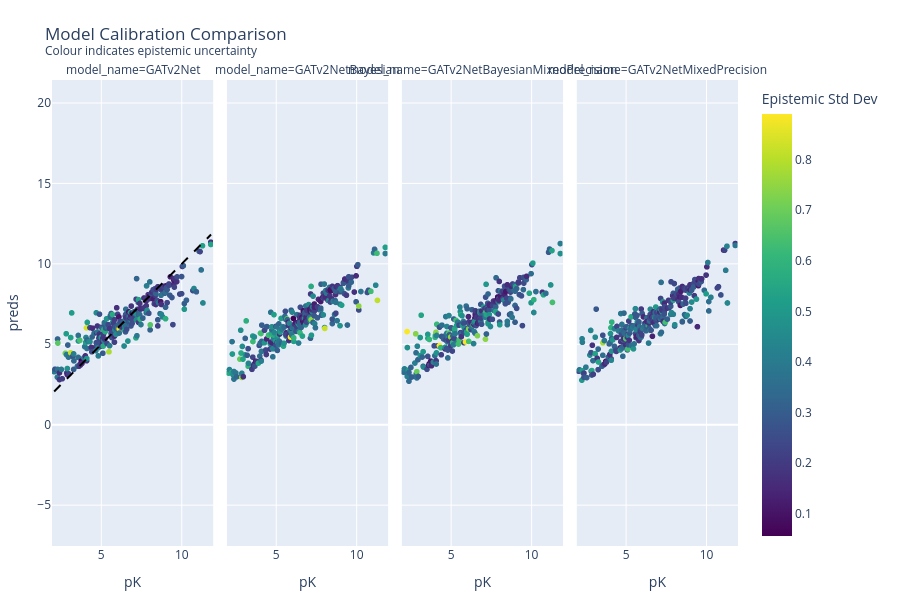

Write notebook code for a chart like this one.
### Markdown cell above
## §3 Predicted vs True
Colour and error bars show epistemic std (ensemble disagreement).

### Code cell
def plot_pred_vs_true(
    df,
    truth_col,
    pred_col,
    uid_col,
    std_col="epistemic_std",
    facet_col="model_name",
    title=None,
    subtitle=None,
    height=600,
):
    import plotly.express as px
    import plotly.graph_objects as go

    scatter_cols = [truth_col, pred_col, uid_col, std_col]
    if facet_col in df.columns:
        scatter_cols.append(facet_col)

    plot_df = df.select(scatter_cols).drop_nulls()

    x_min = float(plot_df[truth_col].min())
    x_max = float(plot_df[truth_col].max())
    x_range = [x_min, x_max]

    # Custom title handling
    if title is None:
        title = f"Predicted vs True"
    if subtitle:
        title = f"{title}<br><sup>{subtitle}</sup>"

    fig = px.scatter(
        plot_df.to_dict(as_series=False),
        x=truth_col,
        y=pred_col,
        color=std_col,
        color_continuous_scale="Viridis",
        facet_col=facet_col if facet_col in plot_df.columns else None,
        hover_data={
            uid_col: True,
            truth_col: ":.4f",
            pred_col: ":.4f",
            std_col: ":.4f",
        },
        title=title,
        height=height,
    )

    # Add y=x reference line correctly across facets
    fig.add_shape(
        type="line",
        x0=x_min,
        y0=x_min,
        x1=x_max,
        y1=x_max,
        line=dict(dash="dash", color="black"),
        xref="x",
        yref="y",
    )

    # Force identical axis ranges (important for comparison)
    fig.update_xaxes(range=x_range, scaleanchor="y")
    fig.update_yaxes(range=x_range)

    fig.update_layout(
        coloraxis_colorbar=dict(title="Epistemic Std Dev"),
        margin=dict(l=40, r=40, t=80, b=40),
    )

    return fig

fig = plot_pred_vs_true(
    df,
    TRUTH_COL,
    PRED_COL,
    UID_COL,
    title="Model Calibration Comparison",
    subtitle="Colour indicates epistemic uncertainty",
)
fig.show()

### Figure 1 — Plotly figure (JSON) as saved in the notebook; plotly's stock layout.template omitted (floating-point values rounded to 4 significant figures; data arrays with more than 128 entries replaced by an {"elided": "..."} marker saying what was removed)
{"data": [{"customdata": {"elided": "277x2 mixed values"}, "hovertemplate": "model_name=GATv2Net<br>pK=%{x:.4f}<br>preds=%{y:.4f}<br>unique_id=%{customdata[0]}<br>epistemic_std=%{marker.color:.4f}<extra></extra>", "legendgroup": "", "marker": {"color": {"elided": "277 float values"}, "coloraxis": "coloraxis", "symbol": "circle"}, "mode": "markers", "name": "", "showlegend": false, "type": "scattergl", "x": {"elided": "277 float values"}, "xaxis": "x", "y": {"elided": "277 float values"}, "yaxis": "y"}, {"customdata": {"elided": "277x2 mixed values"}, "hovertemplate": "model_name=GATv2NetBayesian<br>pK=%{x:.4f}<br>preds=%{y:.4f}<br>unique_id=%{customdata[0]}<br>epistemic_std=%{marker.color:.4f}<extra></extra>", "legendgroup": "", "marker": {"color": {"elided": "277 float values"}, "coloraxis": "coloraxis", "symbol": "circle"}, "mode": "markers", "name": "", "showlegend": false, "type": "scattergl", "x": {"elided": "277 float values"}, "xaxis": "x2", "y": {"elided": "277 float values"}, "yaxis": "y2"}, {"customdata": {"elided": "277x2 mixed values"}, "hovertemplate": "model_name=GATv2NetBayesianMixedPrecision<br>pK=%{x:.4f}<br>preds=%{y:.4f}<br>unique_id=%{customdata[0]}<br>epistemic_std=%{marker.color:.4f}<extra></extra>", "legendgroup": "", "marker": {"color": {"elided": "277 float values"}, "coloraxis": "coloraxis", "symbol": "circle"}, "mode": "markers", "name": "", "showlegend": false, "type": "scattergl", "x": {"elided": "277 float values"}, "xaxis": "x3", "y": {"elided": "277 float values"}, "yaxis": "y3"}, {"customdata": {"elided": "277x2 mixed values"}, "hovertemplate": "model_name=GATv2NetMixedPrecision<br>pK=%{x:.4f}<br>preds=%{y:.4f}<br>unique_id=%{customdata[0]}<br>epistemic_std=%{marker.color:.4f}<extra></extra>", "legendgroup": "", "marker": {"color": {"elided": "277 float values"}, "coloraxis": "coloraxis", "symbol": "circle"}, "mode": "markers", "name": "", "showlegend": false, "type": "scattergl", "x": {"elided": "277 float values"}, "xaxis": "x4", "y": {"elided": "277 float values"}, "yaxis": "y4"}], "layout": {"annotations": [{"font": {}, "showarrow": false, "text": "model_name=GATv2Net", "x": 0.1175, "xanchor": "center", "xref": "paper", "y": 1, "yanchor": "bottom", "yref": "paper"}, {"font": {}, "showarrow": false, "text": "model_name=GATv2NetBayesian", "x": 0.3725, "xanchor": "center", "xref": "paper", "y": 1, "yanchor": "bottom", "yref": "paper"}, {"font": {}, "showarrow": false, "text": "model_name=GATv2NetBayesianMixedPrecision", "x": 0.6275, "xanchor": "center", "xref": "paper", "y": 1, "yanchor": "bottom", "yref": "paper"}, {"font": {}, "showarrow": false, "text": "model_name=GATv2NetMixedPrecision", "x": 0.8825, "xanchor": "center", "xref": "paper", "y": 1, "yanchor": "bottom", "yref": "paper"}], "coloraxis": {"colorbar": {"title": {"text": "Epistemic Std Dev"}}, "colorscale": [[0, "#440154"], [0.1111, "#482878"], [0.2222, "#3e4989"], [0.3333, "#31688e"], [0.4444, "#26828e"], [0.5556, "#1f9e89"], [0.6667, "#35b779"], [0.7778, "#6ece58"], [0.8889, "#b5de2b"], [1, "#fde725"]]}, "height": 600, "legend": {"tracegroupgap": 0}, "margin": {"b": 40, "l": 40, "r": 40, "t": 80}, "shapes": [{"line": {"color": "black", "dash": "dash"}, "type": "line", "x0": 2.07, "x1": 11.82, "xref": "x", "y0": 2.07, "y1": 11.82, "yref": "y"}], "title": {"text": "Model Calibration Comparison<br><sup>Colour indicates epistemic uncertainty</sup>"}, "xaxis": {"anchor": "y", "domain": [0, 0.235], "range": [2.07, 11.82], "scaleanchor": "y", "title": {"text": "pK"}}, "xaxis2": {"anchor": "y2", "domain": [0.255, 0.49], "matches": "x", "range": [2.07, 11.82], "scaleanchor": "y", "title": {"text": "pK"}}, "xaxis3": {"anchor": "y3", "domain": [0.51, 0.745], "matches": "x", "range": [2.07, 11.82], "scaleanchor": "y", "title": {"text": "pK"}}, "xaxis4": {"anchor": "y4", "domain": [0.765, 1.0], "matches": "x", "range": [2.07, 11.82], "scaleanchor": "y", "title": {"text": "pK"}}, "yaxis": {"anchor": "x", "domain": [0, 1], "range": [2.07, 11.82], "title": {"text": "preds"}}, "yaxis2": {"anchor": "x2", "domain": [0, 1], "matches": "y", "range": [2.07, 11.82], "showticklabels": false}, "yaxis3": {"anchor": "x3", "domain": [0, 1], "matches": "y", "range": [2.07, 11.82], "showticklabels": false}, "yaxis4": {"anchor": "x4", "domain": [0, 1], "matches": "y", "range": [2.07, 11.82], "showticklabels": false}}}
